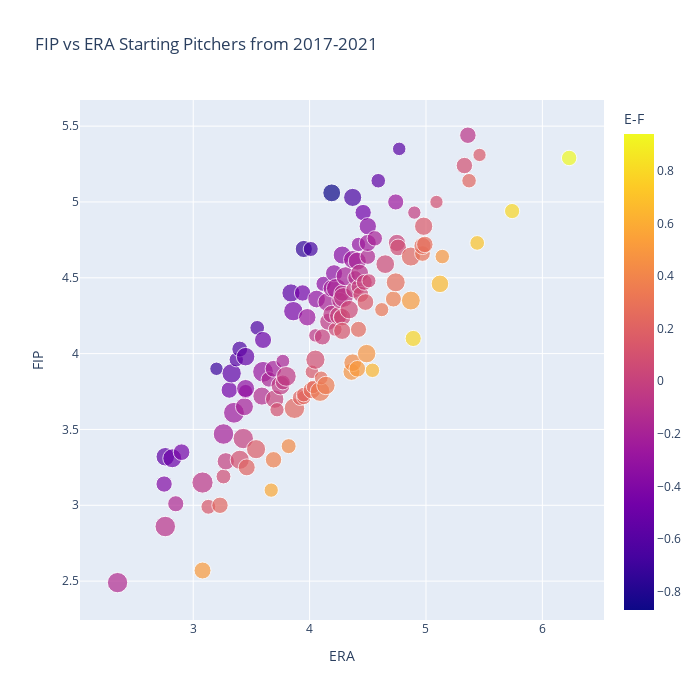

This figure's notebook cell:
### Code cell
fig = px.scatter(fg_sav.sort_values(by = 'ERA',ascending = True), x="ERA", y="FIP",
                 size = 'pitch_count',color ="E-F",
                 hover_name="Name", log_x=False, size_max=15, width=700, height=700,
                 title = "FIP vs ERA Starting Pitchers from 2017-2021")


#px.plot()

fig.show()

### Figure 1 — Plotly figure (JSON) as saved in the notebook; plotly's stock layout.template omitted (floating-point values rounded to 4 significant figures; data arrays with more than 128 entries replaced by an {"elided": "..."} marker saying what was removed)
{"data": [{"hovertemplate": "<b>%{hovertext}</b><br><br>ERA=%{x}<br>FIP=%{y}<br>pitch_count=%{marker.size}<br>E-F=%{marker.color}<extra></extra>", "hovertext": {"elided": "132 str values"}, "legendgroup": "", "marker": {"color": {"elided": "132 float values"}, "coloraxis": "coloraxis", "size": {"elided": "132 int values"}, "sizemode": "area", "sizeref": 58.24, "symbol": "circle"}, "mode": "markers", "name": "", "orientation": "v", "showlegend": false, "type": "scatter", "x": {"elided": "132 float values"}, "xaxis": "x", "y": {"elided": "132 float values"}, "yaxis": "y"}], "layout": {"coloraxis": {"colorbar": {"title": {"text": "E-F"}}, "colorscale": [[0, "#0d0887"], [0.1111, "#46039f"], [0.2222, "#7201a8"], [0.3333, "#9c179e"], [0.4444, "#bd3786"], [0.5556, "#d8576b"], [0.6667, "#ed7953"], [0.7778, "#fb9f3a"], [0.8889, "#fdca26"], [1, "#f0f921"]]}, "height": 700, "legend": {"itemsizing": "constant", "tracegroupgap": 0}, "title": {"text": "FIP vs ERA Starting Pitchers from 2017-2021"}, "width": 700, "xaxis": {"anchor": "y", "domain": [0, 1], "title": {"text": "ERA"}}, "yaxis": {"anchor": "x", "domain": [0, 1], "title": {"text": "FIP"}}}}
